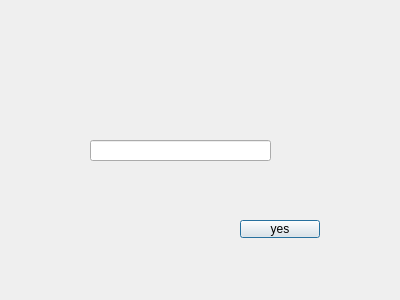
<?xml version="1.0" encoding="UTF-8"?>
<ui version="4.0">
 <class>Chat</class>
 <widget class="QDialog" name="Chat">
  <property name="geometry">
   <rect>
    <x>0</x>
    <y>0</y>
    <width>400</width>
    <height>300</height>
   </rect>
  </property>
  <property name="windowTitle">
   <string>Dialog</string>
  </property>
  <widget class="QPushButton" name="btyes">
   <property name="geometry">
    <rect>
     <x>240</x>
     <y>220</y>
     <width>80</width>
     <height>18</height>
    </rect>
   </property>
   <property name="text">
    <string>yes</string>
   </property>
  </widget>
  <widget class="QLineEdit" name="chatEdit">
   <property name="geometry">
    <rect>
     <x>90</x>
     <y>140</y>
     <width>181</width>
     <height>21</height>
    </rect>
   </property>
  </widget>
 </widget>
 <resources/>
 <connections/>
</ui>
